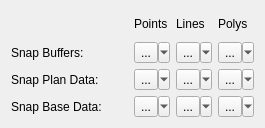
<?xml version="1.0" encoding="UTF-8"?>
<ui version="4.0">
 <class>EditWidget</class>
 <widget class="QWidget" name="EditWidget">
  <property name="geometry">
   <rect>
    <x>0</x>
    <y>0</y>
    <width>265</width>
    <height>128</height>
   </rect>
  </property>
  <property name="windowTitle">
   <string>Form</string>
  </property>
  <layout class="QVBoxLayout" name="verticalLayout">
   <item>
    <layout class="QGridLayout" name="gridLayout">
     <item row="2" column="1">
      <widget class="LayerSnappingToolButton" name="snapPlanPointsTool">
       <property name="text">
        <string>...</string>
       </property>
       <property name="checkable">
        <bool>true</bool>
       </property>
       <property name="popupMode">
        <enum>QToolButton::MenuButtonPopup</enum>
       </property>
      </widget>
     </item>
     <item row="2" column="0">
      <widget class="QLabel" name="snapPlanLabel">
       <property name="text">
        <string>Snap Plan Data:</string>
       </property>
       <property name="buddy">
        <cstring>snapPlanPointsTool</cstring>
       </property>
      </widget>
     </item>
     <item row="0" column="2">
      <widget class="QLabel" name="snapLinesLabel">
       <property name="text">
        <string>Lines</string>
       </property>
      </widget>
     </item>
     <item row="2" column="2">
      <widget class="LayerSnappingToolButton" name="snapPlanLinesTool">
       <property name="text">
        <string>...</string>
       </property>
       <property name="checkable">
        <bool>true</bool>
       </property>
       <property name="popupMode">
        <enum>QToolButton::MenuButtonPopup</enum>
       </property>
      </widget>
     </item>
     <item row="1" column="2">
      <widget class="LayerSnappingToolButton" name="snapBufferLinesTool">
       <property name="text">
        <string>...</string>
       </property>
       <property name="checkable">
        <bool>true</bool>
       </property>
       <property name="popupMode">
        <enum>QToolButton::MenuButtonPopup</enum>
       </property>
      </widget>
     </item>
     <item row="1" column="1">
      <widget class="LayerSnappingToolButton" name="snapBufferPointsTool">
       <property name="text">
        <string>...</string>
       </property>
       <property name="checkable">
        <bool>true</bool>
       </property>
       <property name="popupMode">
        <enum>QToolButton::MenuButtonPopup</enum>
       </property>
      </widget>
     </item>
     <item row="1" column="3">
      <widget class="LayerSnappingToolButton" name="snapBufferPolygonsTool">
       <property name="text">
        <string>...</string>
       </property>
       <property name="checkable">
        <bool>true</bool>
       </property>
       <property name="popupMode">
        <enum>QToolButton::MenuButtonPopup</enum>
       </property>
      </widget>
     </item>
     <item row="0" column="3">
      <widget class="QLabel" name="snapPolygonsLabel">
       <property name="text">
        <string>Polys</string>
       </property>
      </widget>
     </item>
     <item row="1" column="0">
      <widget class="QLabel" name="snapBuffersLabel">
       <property name="text">
        <string>Snap Buffers:</string>
       </property>
       <property name="buddy">
        <cstring>snapBufferPointsTool</cstring>
       </property>
      </widget>
     </item>
     <item row="2" column="3">
      <widget class="LayerSnappingToolButton" name="snapPlanPolygonsTool">
       <property name="text">
        <string>...</string>
       </property>
       <property name="checkable">
        <bool>true</bool>
       </property>
       <property name="popupMode">
        <enum>QToolButton::MenuButtonPopup</enum>
       </property>
      </widget>
     </item>
     <item row="3" column="1">
      <widget class="LayerSnappingToolButton" name="snapBasePointsTool">
       <property name="text">
        <string>...</string>
       </property>
       <property name="checkable">
        <bool>true</bool>
       </property>
       <property name="popupMode">
        <enum>QToolButton::MenuButtonPopup</enum>
       </property>
      </widget>
     </item>
     <item row="3" column="0">
      <widget class="QLabel" name="snapBaseLabel">
       <property name="text">
        <string>Snap Base Data:</string>
       </property>
       <property name="buddy">
        <cstring>snapBasePointsTool</cstring>
       </property>
      </widget>
     </item>
     <item row="3" column="2">
      <widget class="LayerSnappingToolButton" name="snapBaseLinesTool">
       <property name="text">
        <string>...</string>
       </property>
       <property name="checkable">
        <bool>true</bool>
       </property>
       <property name="popupMode">
        <enum>QToolButton::MenuButtonPopup</enum>
       </property>
      </widget>
     </item>
     <item row="3" column="3">
      <widget class="LayerSnappingToolButton" name="snapBasePolygonsTool">
       <property name="text">
        <string>...</string>
       </property>
       <property name="checkable">
        <bool>true</bool>
       </property>
       <property name="popupMode">
        <enum>QToolButton::MenuButtonPopup</enum>
       </property>
      </widget>
     </item>
     <item row="0" column="1">
      <widget class="QLabel" name="snapPointsLabel">
       <property name="text">
        <string>Points</string>
       </property>
      </widget>
     </item>
    </layout>
   </item>
  </layout>
 </widget>
 <customwidgets>
  <customwidget>
   <class>LayerSnappingToolButton</class>
   <extends>QToolButton</extends>
   <header>..libarkqgis.snapping.h</header>
  </customwidget>
 </customwidgets>
 <tabstops>
  <tabstop>snapBufferPointsTool</tabstop>
  <tabstop>snapBufferLinesTool</tabstop>
  <tabstop>snapBufferPolygonsTool</tabstop>
  <tabstop>snapPlanPointsTool</tabstop>
  <tabstop>snapPlanLinesTool</tabstop>
  <tabstop>snapPlanPolygonsTool</tabstop>
  <tabstop>snapBasePointsTool</tabstop>
  <tabstop>snapBaseLinesTool</tabstop>
  <tabstop>snapBasePolygonsTool</tabstop>
 </tabstops>
 <resources/>
 <connections/>
</ui>
